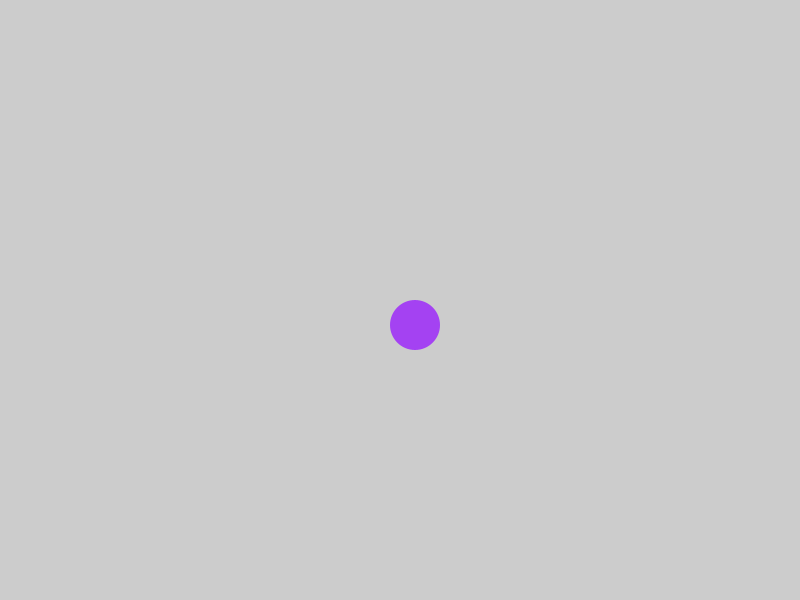
Frame 1 (no input)
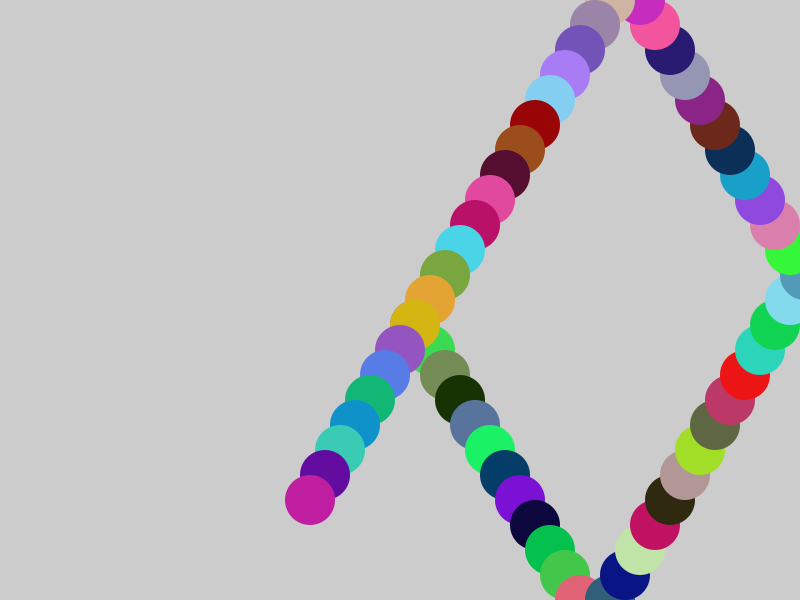
Frame 60 (the mouse pressed at the canvas centre just before this capture)
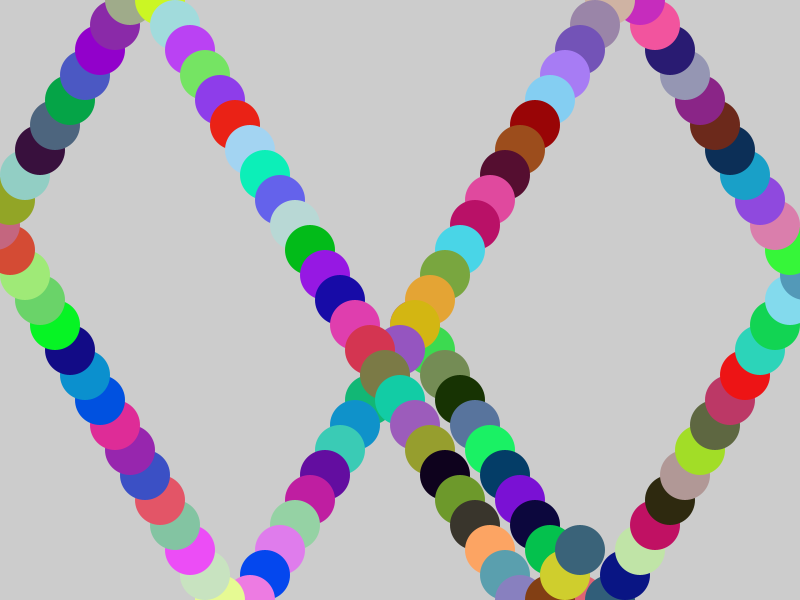
Frame 120 (the mouse held since frame 60 and released just before this capture)

The Processing sketch that drew these frames (run headless with seeded random() and noise(); from frame 60 on, the mouse is pressed at the canvas centre):

// Processing sketch: rainbow_bounce
// ── rainbow_bounce.pde
float x = 400;
float y = 300;

float xSpeed = 15;
float ySpeed = 25;

void setup() {
  size(800, 600);
}
void draw() {
  
  x += xSpeed;
  y += ySpeed;
  
  // check for edges collision 
  if(x > width || x < 0) {
    xSpeed *= -1;
  }
  
  if(y > height || y < 0) {
    ySpeed *= -1;
  }
  
  noStroke();
  fill(random(255), random(255), random(255));
  ellipse(x, y, 50, 50);
}
